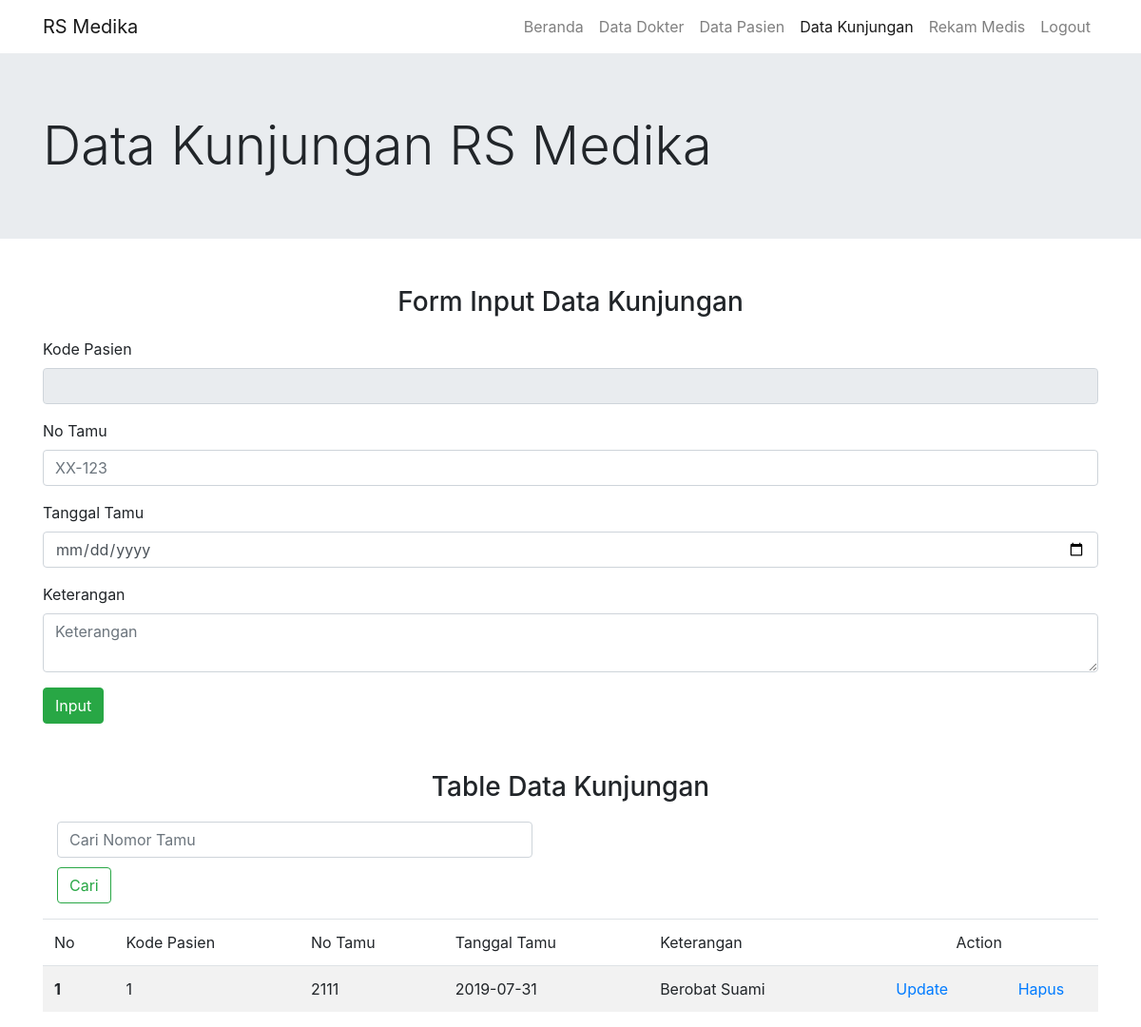
Screenshot of /module/data-kunjungan/list.php (signed in) with the database file from the repository.
### tables this page shows
CREATE TABLE IF NOT EXISTS `daftar_kunjungan` (
  `no_tamu` int(11) NOT NULL,
  `tanggal_tamu` date NOT NULL,
  `keterangan` text NOT NULL,
  `kode_pasien` int(11) NOT NULL AUTO_INCREMENT,
  PRIMARY KEY (`kode_pasien`)
);

### module/data-kunjungan/list.php (the view, shortened to what this page needs)
<?php
	include '../../function/koneksi.php';
	$kode_pasien ="";
	$no_tamu ="";
	$tanggal_tamu ="";
	$keterangan ="";
	$button ="Input";
?>
<!DOCTYPE html>
<html>
	<head>
		<link href="<?php echo BASE_URL."bootstrap/css/bootstrap.min.css"; ?>" type="text/css" rel="stylesheet" />
		<link href="<?php echo BASE_URL."bootstrap/js/bootstrap.min.js"; ?>" type="text/css" rel="stylesheet" />
	</head>
	<body>
		<nav class="navbar nav-vector navbar-expand-lg navbar-light">
			<div class="container">
				<a href="#" class="navbar-brand">
					<span>RS Medika</span>
				</a>
				<div class="collapse navbar-collapse" id="navbarNavAltMarkup">
					<div class="navbar-nav ml-auto">
						<a href="<?= BASE_URL?>" class="nav-item nav-link">Beranda</a>
						<a href="<?php echo BASE_URL."module/data-dokter/list.php"; ?>" class="nav-item nav-link">Data Dokter</a>
						<a href="<?php echo BASE_URL."module/data-pasien/list.php"; ?>" class="nav-item nav-link">Data Pasien</a>
						<a href="<?php echo BASE_URL."module/data-kunjungan/list.php"; ?>" class="nav-item nav-link active">Data Kunjungan<span class="sr-only">(current)</span></a>
						<a href="<?php echo BASE_URL."module/rekam-medis/list.php"; ?>" class="nav-item nav-link">Rekam Medis</a>
						<a href="<?php echo BASE_URL."logout.php"; ?>" class="nav-item nav-link">Logout</a>
					</div>
				</div>
			</div>
		</nav>
		<div class="jumbotron jumbotron-fluid">
			<div class="container">
				<div class="row">
					<div class="col-lg display-4">
						<span>Data Kunjungan RS Medika</span><br>
					</div>
				</div>
			</div>
		</div>
		<div class="container">
		<div class="text-center">
			<h3 style="margin-top: 50px; margin-bottom: 20px;">Form Input Data Kunjungan</h3>
		</div>
		<form action="<?php echo BASE_URL."module/data-kunjungan/input.php?kode_pasien=$kode_pasien"; ?>" method="POST">
				<div class="form-group">
					<label>Kode Pasien</label>
					<input type="text" class="form-control" value="<?= ($kode_pasien); ?>" name="kode_pasien" readonly>
				</div>
				<div class="form-group">
					<label>No Tamu</label>
					<input type="text" name="no_tamu" class="form-control" placeholder="XX-123" value="<?php echo($no_tamu); ?>">
				</div>
				<div class="form-group">
					<label>Tanggal Tamu</label>
					<input type="date" name="tanggal_tamu" class="form-control" value="<?php echo($tanggal_tamu); ?>">
				</div>
				<div class="form-group">
					<label>Keterangan</label>
					<textarea name="keterangan" class="form-control" placeholder="Keterangan"><?php echo($keterangan); ?></textarea>
				</div>
				<div class="form-group">
					<input type="submit" name="button" value="<?php echo($button); ?>" class="btn btn-success tombol ml-auto">
				</div>
		</form>
		<div class="text-center">
			<h3 style="margin-top: 50px; margin-bottom: 20px;">Table Data Kunjungan</h3>
		</div>
		<div class="container">
			<form class="form-group" method="GET" action="<?php echo BASE_URL."module/data-kunjungan/list.php"; ?>">
				<input type="search" name="cari" class="form-control" placeholder="Cari Nomor Tamu" aria-label="Search" style="width: 500px;">
				<button class="btn btn-outline-success" type="submit" style="margin-top: 10px;">Cari</button>
			</form>
		</div>
		<table class="table table-striped">
			<thead>
				<tr>
					<td>No</td>
					<td>Kode Pasien</td>
					<td>No Tamu</td>
					<td>Tanggal Tamu</td>
					<td>Keterangan</td>
					<td colspan="2" align="center">Action</td>
				</tr>
			</thead>
			<?php
                if (isset($_GET['cari'])) {
                    $cari = $_GET['cari'];
                    $data = mysqli_query($koneksi, "SELECT * FROM daftar_kunjungan WHERE no_tamu LIKE '%".$cari."%'");
                }
                else {
                	$data = mysqli_query($koneksi, "SELECT * FROM daftar_kunjungan");
                }
                $no = 1;
                while ($d = mysqli_fetch_array($data)) {
                    echo "<tbody>
							<tr>
								<th scope='row'>".$no++."</th>
								<td>".$d['kode_pasien']."</td>
								<td>".$d['no_tamu']."</td>
								<td>".$d['tanggal_tamu']."</td>
								<td>".$d['keterangan']."</td>
								<td align='center'><a href='".BASE_URL."module/data-kunjungan/list.php?kode_pasien=$d[kode_pasien]'>Update</a></td>
								<td align='center'><a href='".BASE_URL."module/data-kunjungan/hapus.php?kode_pasien=$d[kode_pasien]'>Hapus</a></td>
							</tr>
						</tbody>";
                }
            ?>
		</table>
			</div>
	</body>
</html>

### rows the page displays
daftar_kunjungan: kode_pasien "1", no_tamu "2111", tanggal_tamu "2019-07-31", keterangan "Berobat Suami"
